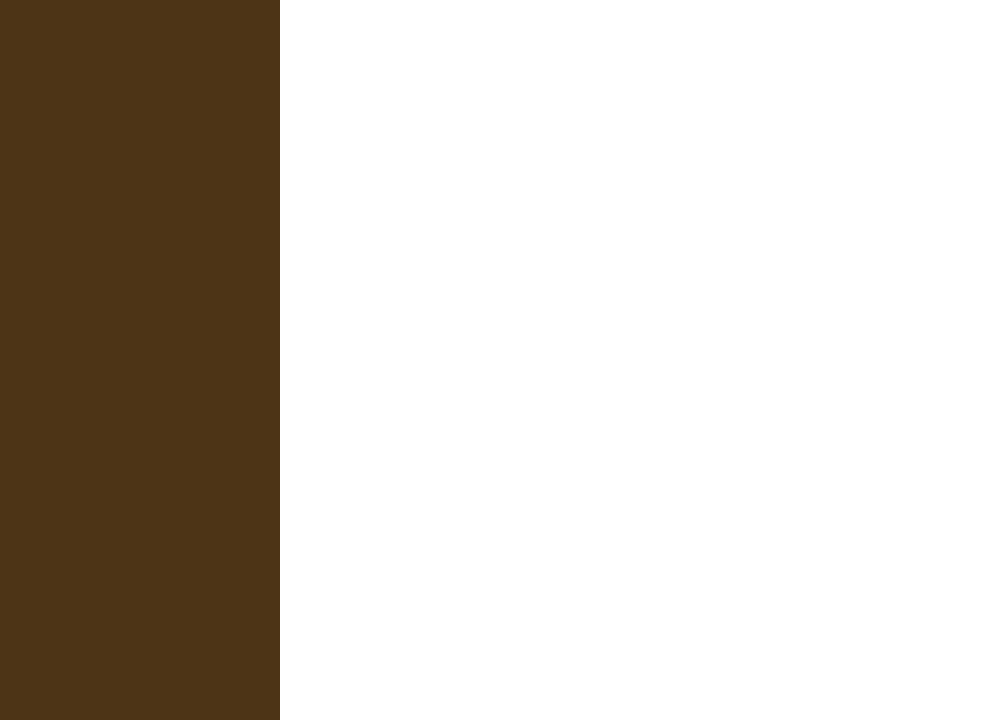
Frame 1 (no input)
Frame 60 (the mouse pressed at the canvas centre just before this capture): identical to frame 1, image omitted
Frame 120 (the mouse held since frame 60 and released just before this capture): identical to frame 1, image omitted

The Processing sketch that drew this single still picture (run headless with seeded random() and noise(); from frame 60 on, the mouse is pressed at the canvas centre):

// Processing sketch: On_teste_les_sauvegardes_nous
// ── On_teste_les_sauvegardes_nous.pde
String [] XTabl = new String [20];
String [] YTabl = new String [20];

void setup() {
  
  size(1000, 720);
}

void draw() {
  background(77, 52, 22);
  noStroke();
  rect(1000-720, 0, 720, 720);
  
}
